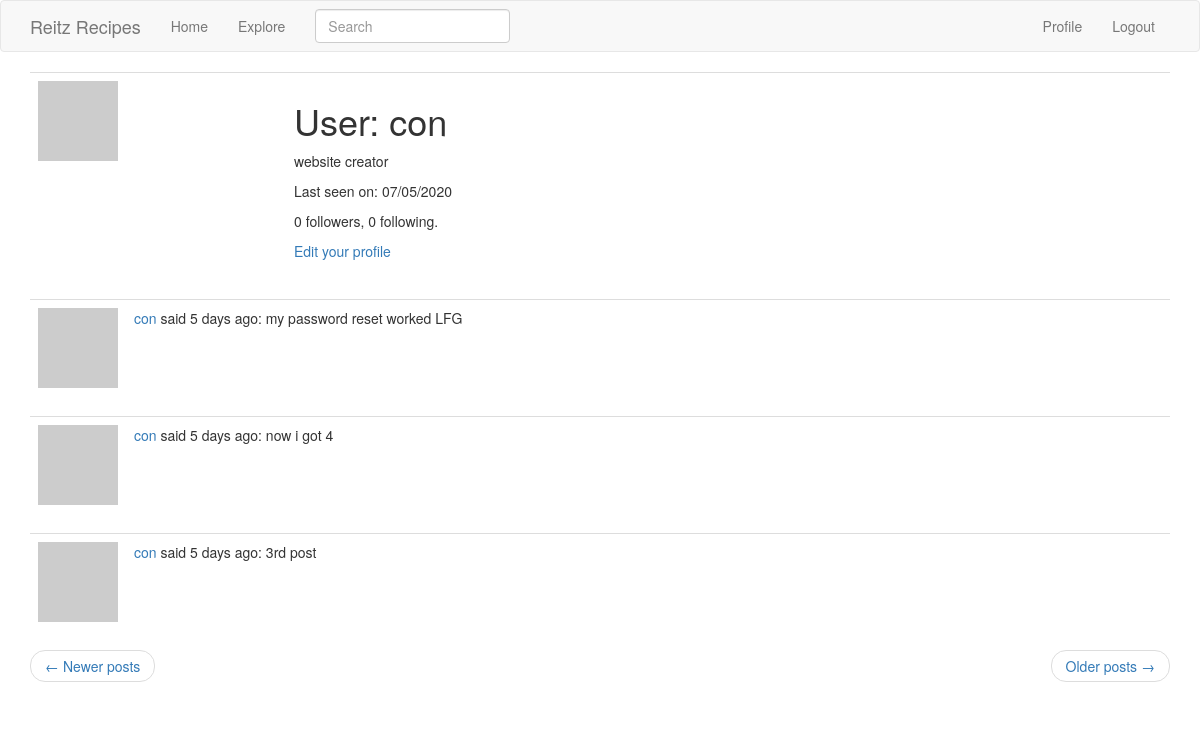
Screenshot of /user/con?page=2 (signed in) with the database file from the repository.
### app/models.py (models this page shows, shortened)
class User(UserMixin, db.Model):
    id = db.Column(db.Integer, primary_key=True)
    username = db.Column(db.String(64), index=True, unique=True)
    email = db.Column(db.String(120), index=True, unique=True)
    password_hash = (db.Column(db.String(128)))
    posts = db.relationship('Post', backref='author', lazy='dynamic')
    about_me = db.Column(db.String(140))
    last_seen = db.Column(db.DateTime, default=datetime.utcnow)
    def avatar(self, size):
        digest = md5(self.email.lower().encode('utf-8')).hexdigest()
        return 'https://www.gravatar.com/avatar/{}?d=identicon&s={}'.format(
            digest, size)
    followed = db.relationship(
        'User', secondary=followers,
        primaryjoin=(followers.c.follower_id == id),
        secondaryjoin=(followers.c.followed_id == id),
        backref=db.backref('followers', lazy='dynamic'), lazy='dynamic')

class SearchableMixin(object):
    @classmethod
    def before_commit(cls, session):
        session._changes = {
            'add': list(session.new),
            'update': list(session.dirty),
            'delete': list(session.deleted)
        }
    @classmethod
    def after_commit(cls, session):
        for obj in session._changes['add']:
            if isinstance(obj, SearchableMixin):
                add_to_index(obj.__tablename__, obj)
        for obj in session._changes['update']:
            if isinstance(obj, SearchableMixin):
                add_to_index(obj.__tablename__, obj)
        for obj in session._changes['delete']:
            if isinstance(obj, SearchableMixin):
                remove_from_index(obj.__tablename__, obj)
        session._changes = None

class Post(SearchableMixin, db.Model):
    __searchable__ = ['body']
    id = db.Column(db.Integer, primary_key=True)
    body = db.Column(db.String(140))
    timestamp = db.Column(db.DateTime, index=True, default=datetime.utcnow)
    user_id = db.Column(db.Integer, db.ForeignKey('user.id'))

### app/main/routes.py (the view)
@bp.route('/user/<username>')
@login_required
def user(username):
    user = User.query.filter_by(username=username).first_or_404()
    page = request.args.get('page', 1, type=int)
    posts = user.posts.order_by(Post.timestamp.desc()).paginate(
        page, current_app.config['POSTS_PER_PAGE'], False)
    next_url = url_for('main.user', username=user.username, page=posts.next_num) \
        if posts.has_next else None
    prev_url = url_for('main.user', username=user.username, page=posts.prev_num) \
        if posts.has_prev else None
    form = EmptyForm()
    return render_template('user.html', user=user, posts=posts.items, next_url=next_url,
        prev_url=prev_url, form=form)

### app/main/forms.py
class SearchForm(FlaskForm):
    q = StringField('Search', validators=[DataRequired()])
    def __init__(self, *args, **kwargs):
        if 'formdata' not in kwargs:
            kwargs['formdata'] = request.args
        if 'csrf_enabled' not in kwargs:
            kwargs['csrf_enabled'] = False
        super(SearchForm, self).__init__(*args, **kwargs)

class EmptyForm(FlaskForm):
    submit = SubmitField('Submit')

### app/main/routes.py (called while the page is built)
@bp.before_request
def before_request():
    if current_user.is_authenticated:
        current_user.last_seen = datetime.utcnow()
        db.session.commit()
        g.search_form = SearchForm()

### app/models.py (called while the page is built)
@login.user_loader
def load_user(id):
    return User.query.get(int(id))

### app/templates/user.html (shortened to what this page needs)
{% extends "base.html" %}
{% block app_content %}
    <table class="table table-hover">
        <tr>
            <td width="256px"><img src="{{ user.avatar(256) }}"></td>
            <td>
                <h1>User: {{ user.username }}</h1>
                {% if user.about_me %}<p>{{ user.about_me }}</p>{% endif %}
                {% if user.last_seen %}<p>Last seen on: {{ moment(user.last_seen).format('L') }}</p>{% endif %}
                <p>{{ user.followers.count() }} followers, {{ user.followed.count() }} following.</p>
                {% if user == current_user %}
                <p><a href="{{ url_for('main.edit_profile') }}">Edit your profile</a></p>
                {% endif %}
            </td>
        </tr>
    </table>
    {% for post in posts %}
        {% include '_post.html' %}
    {% endfor %}
    <nav aria-label="...">
        <ul class="pager">
            <li class="previous{% if not prev_url %} disabled{% endif %}">
                <a href="{{ prev_url or '#' }}">
                    <span aria-hidden="true">&larr;</span> Newer posts
                </a>
            </li>
            <li class="next{% if not next_url %} disabled{% endif %}">
                <a href="{{ next_url or '#' }}">
                    Older posts <span aria-hidden="true">&rarr;</span>
                </a>
            </li>
        </ul>
    </nav>
{% endblock %}

### app/templates/_post.html
<table class="table table-hover">
    <tr>
        <td width="70px">
            <a href="{{ url_for('main.user', username=post.author.username )}}">
                <img src="{{ post.author.avatar(70) }}"/>
            </a>
        </td>
        <td>
            <a href="{{ url_for('main.user', username=post.author.username )}}">
                {{ post.author.username }}
            </a>
            said {{ moment(post.timestamp).fromNow()  }}:
            {{ post.body }}
        </td>
    </tr>
</table>

### rows the page displays
User: username "con", about_me "website creator", last_seen "07/05/2020"
Post: author.username "con", timestamp "5 days ago", body "my password reset worked LFG"
Post: author.username "con", timestamp "5 days ago", body "now i got 4"
Post: author.username "con", timestamp "5 days ago", body "3rd post"

### other values shown
{{ user.followers.count() }} "0"
{{ user.followed.count() }} "0"
